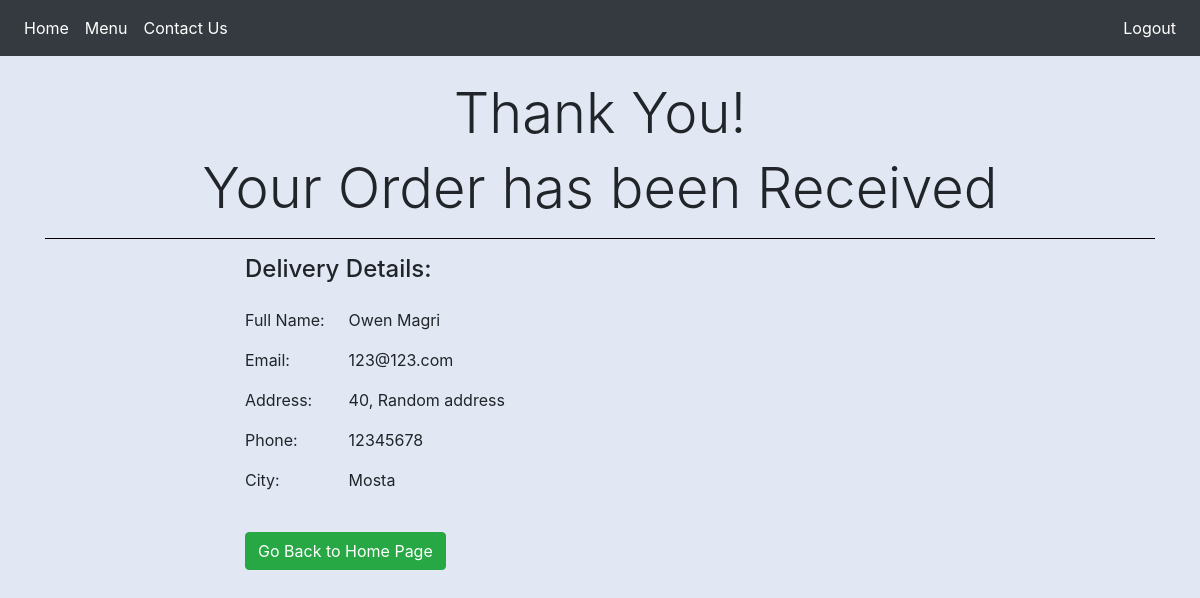
/ordersuccess.php (signed in), run on the app's committed database.
### tables this page shows
CREATE TABLE `tbl_client` (
  `clientId` int(11) NOT NULL,
  `name` varchar(50) NOT NULL,
  `surname` varchar(50) NOT NULL,
  `email` varchar(50) NOT NULL,
  `password` varchar(50) NOT NULL,
  `address` varchar(50) NOT NULL,
  `phone` int(8) NOT NULL,
  `city` varchar(50) NOT NULL,
  `country` varchar(50) NOT NULL
);

### ordersuccess.php (the view, shortened to what this page needs)
<?php
    $conn = connectToMySQL();
?>
<!DOCTYPE html>
<html lang="en">
<head>
    <link rel="stylesheet" href="https://stackpath.bootstrapcdn.com/bootstrap/4.1.0/css/bootstrap.min.css">
</head>
<body style="background: #e1e8f4;">
<?php if(!isset($_SESSION['email']))header("Location: index.php");else require_once("navbarLogout.php");?>
    <div class="container">
        <h1 class="display-4 mt-4" style="text-align:center;">Thank You!</h1>
        <h3 class="display-4 mt-2" style="text-align:center;">Your Order has been Received</h3>
        <hr style="background-color:black;">
        <div style="margin-left:200px;">
        <h4>Delivery Details:</h4>
            <div style="float:left;">
                <p class="mt-3 mr-4" id="name">Full Name: </p>
                <p id="email">Email: </p>
                <p id="address">Address: </p>
                <p id="phone">Phone: </p>
                <p id="city">City: </p>
            </div>
            <div >
                <?php
                    $clientemail = $_SESSION['email'];
                    $query = "SELECT * FROM tbl_client WHERE email = '$clientemail'";
                    $result = mysqli_query($conn,$query)
                    or die("Error in query: ".mysqli_error($conn));
                    while ($row = mysqli_fetch_assoc($result))
                    {
                ?>
                <div class="mt-4">
                    <p><?php echo $row["name"]; echo ' '.$row["surname"]; ?></p>
                    <p><?php echo $row["email"]; ?></p>
                    <p><?php echo $row["address"]; ?></p>
                    <p><?php echo $row["phone"]; ?></p>
                    <p><?php echo $row["city"]; ?></p>
                </div><br/>
                <a role="button" href="index.php" class="btn btn-success" style="color:white;">Go Back to Home Page</a>
                <?php
                        }
                ?>
            </div>
        </div>
    </div>
</body>
</html>

### data on the page
tbl_client: name "Owen", surname "Magri", email "123@123.com", address "40, Random address", phone "12345678", city "Mosta"
